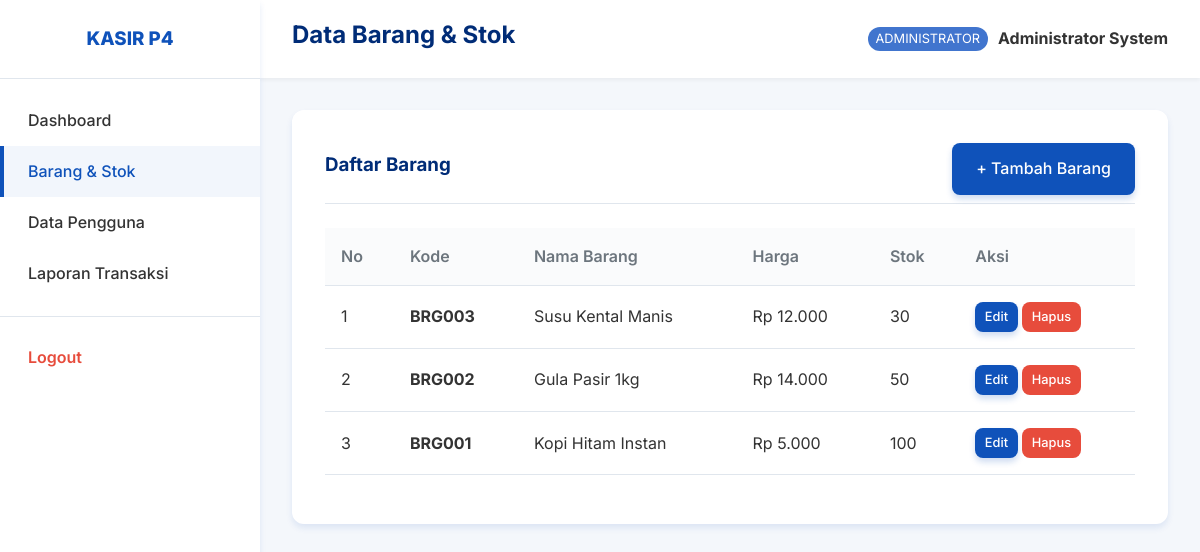
Page /barang.php (signed in) on the committed database.
### tables this page shows
CREATE TABLE `barangs` (
  `id_barang` int(11) NOT NULL AUTO_INCREMENT,
  `kode_barang` varchar(10) NOT NULL,
  `nama_barang` varchar(100) NOT NULL,
  `harga` decimal(10,2) NOT NULL,
  `stok` int(11) NOT NULL,
  PRIMARY KEY (`id_barang`),
  UNIQUE KEY `kode_barang` (`kode_barang`)
);

### config/Database.php (called while the page is built, shortened)
<?php
class Database {
    private $host = "localhost";
    private $db_name = "db_kasir_p4";
    private $username = "root";
    private $password = "";
    public function getConnection() {
        $this->conn = null;
        try {
            $this->conn = new PDO("mysql:host=" . $this->host . ";dbname=" . $this->db_name, $this->username, $this->password);
            $this->conn->setAttribute(PDO::ATTR_ERRMODE, PDO::ERRMODE_EXCEPTION);
            $this->conn->setAttribute(PDO::ATTR_DEFAULT_FETCH_MODE, PDO::FETCH_ASSOC);
        } catch(PDOException $exception) {
            echo "Connection error: " . $exception->getMessage();
        }
        return $this->conn;
    }
}
?>

### classes/Barang.php (called while the page is built, shortened)
<?php
require_once __DIR__ . '/../config/Database.php';
class Barang {
    private $conn;
    public function __construct() {
        $database = new Database();
        $this->conn = $database->getConnection();
    }
    public function getAll() {
        $query = "SELECT * FROM barangs ORDER BY id_barang DESC";
        $stmt = $this->conn->prepare($query);
        $stmt->execute();
        return $stmt->fetchAll(PDO::FETCH_ASSOC);
    }
}
?>

### barang.php (the view, shortened to what this page needs)
<?php
$active_page = 'barang';
$page_title = 'Data Barang & Stok';
require_once 'layouts/header.php';
require_once 'classes/Barang.php';
$barangObj = new Barang();
$barangs = $barangObj->getAll();
?>
<div class="card">
    <div class="card-header">
        <h3>Daftar Barang</h3>
        <a href="barang_form.php" class="btn btn-primary">+ Tambah Barang</a>
    </div>
    <div class="table-responsive">
        <table class="table">
            <thead>
                <tr>
                    <th>No</th>
                    <th>Kode</th>
                    <th>Nama Barang</th>
                    <th>Harga</th>
                    <th>Stok</th>
                    <th>Aksi</th>
                </tr>
            </thead>
            <tbody>
                <?php $no=1; foreach($barangs as $row): ?>
                <tr>
                    <td><?= $no++ ?></td>
                    <td><strong><?= htmlspecialchars($row['kode_barang']) ?></strong></td>
                    <td><?= htmlspecialchars($row['nama_barang']) ?></td>
                    <td>Rp <?= number_format($row['harga'], 0, ',', '.') ?></td>
                    <td>
                        <?php if($row['stok'] <= 5): ?>
                            <span style="color:var(--danger); font-weight:bold;"><?= $row['stok'] ?> (Kritis)</span>
                        <?php else: ?>
                            <?= $row['stok'] ?>
                        <?php endif; ?>
                    </td>
                    <td>
                        <a href="barang_form.php?id=<?= $row['id_barang'] ?>" class="btn btn-primary" style="padding: 0.3rem 0.6rem; font-size: 0.8rem;">Edit</a>
                        <a href="barang.php?delete=<?= $row['id_barang'] ?>" class="btn btn-danger" style="padding: 0.3rem 0.6rem; font-size: 0.8rem;" onclick="return confirm('Yakin ingin menghapus?');">Hapus</a>
                    </td>
                </tr>
                <?php endforeach; ?>
            </tbody>
        </table>
    </div>
</div>
<?php require_once 'layouts/footer.php'; ?>

### layouts/header.php (shortened to what this page needs)
<?php
$level = $_SESSION['level'] ?? '';
$nama = $_SESSION['nama'] ?? '';
?>
<!DOCTYPE html>
<html lang="id">
<head>
    <link rel="stylesheet" href="assets/css/style.css">
</head>
<body>
    <div class="dashboard-layout">
        <aside class="sidebar">
            <div class="sidebar-header">
                <h3>KASIR P4</h3>
            </div>
            <ul class="sidebar-menu">
                <li><a href="dashboard.php" class="<?= $active_page == 'dashboard' ? 'active' : '' ?>">Dashboard</a></li>
                <?php if ($level == 'administrator'): ?>
                <li><a href="barang.php" class="<?= $active_page == 'barang' ? 'active' : '' ?>">Barang & Stok</a></li>
                <li><a href="user.php" class="<?= $active_page == 'user' ? 'active' : '' ?>">Data Pengguna</a></li>
                <?php endif; ?>
                <li><a href="laporan.php" class="<?= $active_page == 'laporan' ? 'active' : '' ?>">Laporan Transaksi</a></li>
                <li><hr style="margin: 1rem 0; border: 0; border-top: 1px solid var(--border);"></li>
                <li><a href="logout.php" style="color: var(--danger); font-weight: 600;">Logout</a></li>
            </ul>
        </aside>
        <main class="main-content">
            <header class="topbar">
                <h2><?= htmlspecialchars($page_title ?? 'Dashboard') ?></h2>
                <div class="user-info">
                    <span class="user-role"><?= strtoupper($level) ?></span>
                    <strong><?= htmlspecialchars($nama) ?></strong>
                </div>
            </header>
            <div class="content-wrapper">

### layouts/footer.php
            </div>
        </main>
    </div>
</body>
</html>

### assets/css/style.css (style rules this page uses)
:root { --primary: #0f52ba; --primary-light: #4175ce; --primary-dark: #002c77; --bg-color: #f4f7fb; --text-main: #333333; --text-muted: #6c757d; --white: #ffffff; --danger: #e74c3c; --success: #2ecc71; --border: #e0e6ed; --shadow-sm: 0 2px 4px rgba(0,0,0,0.05); --shadow-md: 0 4px 6px rgba(15, 82, 186, 0.1); --shadow-lg: 0 10px 15px rgba(15, 82, 186, 0.15); }
* { margin: 0; padding: 0; box-sizing: border-box; font-family: 'Inter', 'Segoe UI', Roboto, Helvetica, Arial, sans-serif; }
body { background-color: var(--bg-color); color: var(--text-main); line-height: 1.6; }
h1, h2, h3, h4, h5, h6 { color: var(--primary-dark); margin-bottom: 0.5rem; }
a { text-decoration: none; color: var(--primary); transition: color 0.3s ease; }
.card { background: var(--white); border-radius: 12px; box-shadow: var(--shadow-md); padding: 2rem; margin-bottom: 1.5rem; border: 1px solid rgba(255,255,255,0.2); backdrop-filter: blur(10px); transition: transform 0.3s ease, box-shadow 0.3s ease; }
.card-header { margin-bottom: 1.5rem; padding-bottom: 0.5rem; border-bottom: 1px solid var(--border); display: flex; justify-content: space-between; align-items: center; }
.btn { display: inline-block; padding: 0.8rem 1.5rem; font-size: 1rem; font-weight: 500; text-align: center; border: none; border-radius: 8px; cursor: pointer; transition: all 0.3s ease; }
.btn-primary { background-color: var(--primary); color: var(--white); box-shadow: 0 4px 6px rgba(15, 82, 186, 0.2); }
.btn-danger { background-color: var(--danger); color: var(--white); }
.dashboard-layout { display: flex; min-height: 100vh; }
.sidebar { width: 260px; background-color: var(--white); box-shadow: var(--shadow-md); position: fixed; height: 100vh; overflow-y: auto; z-index: 100; }
.sidebar-header { padding: 1.5rem; text-align: center; border-bottom: 1px solid var(--border); }
.sidebar-header h3 { color: var(--primary); margin: 0; font-weight: 800; }
.sidebar-menu { padding: 1rem 0; list-style: none; }
.sidebar-menu li a { display: flex; align-items: center; padding: 0.8rem 1.5rem; color: var(--text-main); font-weight: 500; border-left: 4px solid transparent; }
.sidebar-menu li a:hover, .sidebar-menu li a.active { background-color: rgba(15, 82, 186, 0.05); color: var(--primary); border-left-color: var(--primary); }
.main-content { flex: 1; margin-left: 260px; padding: 0; display: flex; flex-direction: column; }
.topbar { background-color: var(--white); padding: 1rem 2rem; box-shadow: var(--shadow-sm); display: flex; justify-content: space-between; align-items: center; }
.user-info { display: flex; align-items: center; gap: 10px; }
.user-role { font-size: 0.8rem; background-color: var(--primary-light); color: white; padding: 2px 8px; border-radius: 12px; }
.content-wrapper { padding: 2rem; flex: 1; }
.table-responsive { overflow-x: auto; }
.table { width: 100%; border-collapse: collapse; margin-bottom: 1rem; }
.table th, .table td { padding: 1rem; border-bottom: 1px solid var(--border); text-align: left; }
.table th { font-weight: 600; color: var(--text-muted); background-color: #fafbfc; }
.table tbody tr { transition: background-color 0.2s ease; }

### layouts/header.php (style rules this page uses)
.sidebar-menu li a { text-decoration: none; color: var(--text-main); display: block; }
.main-content { background-color: var(--bg-color); }
.sidebar { width: 260px; background-color: var(--white); box-shadow: var(--shadow-md); position: fixed; height: 100vh; overflow-y: auto; z-index: 100; }
.topbar { background-color: var(--white); padding: 1rem 2rem; box-shadow: var(--shadow-sm); display: flex; justify-content: space-between; align-items: center; }

### rows in the picture
barangs: kode_barang "BRG003", nama_barang "Susu Kental Manis", harga "12.000", stok "30"
barangs: kode_barang "BRG002", nama_barang "Gula Pasir 1kg", harga "14.000", stok "50"
barangs: kode_barang "BRG001", nama_barang "Kopi Hitam Instan", harga "5.000", stok "100"

### other values in the picture
$page_title "Data Barang & Stok"
$level "ADMINISTRATOR"
$nama "Administrator System"
